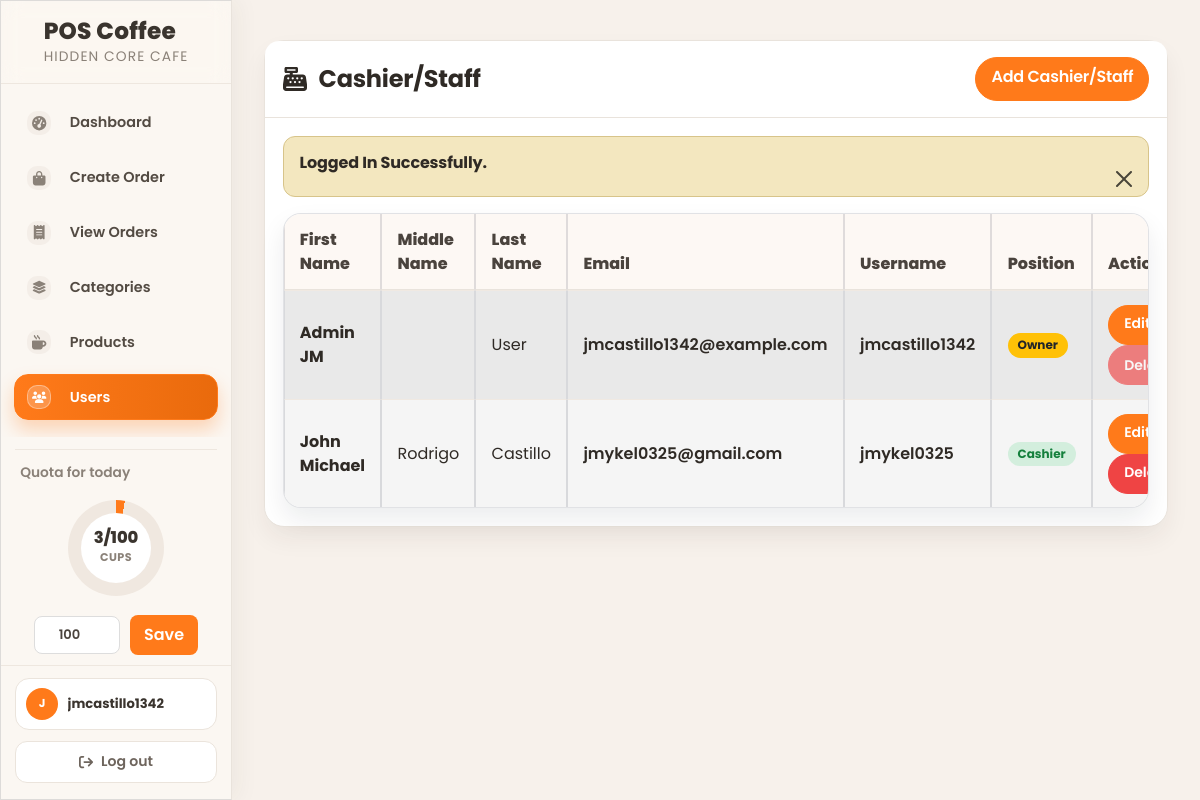
/admin/assets/admins.php (signed in), run on the app's committed database.
### tables this page shows
CREATE TABLE `daily_quota` (
  `id` int(11) NOT NULL,
  `quota_date` date NOT NULL,
  `target_cups` int(11) NOT NULL DEFAULT 0,
  `created_by` int(11) DEFAULT NULL,
  `created_at` datetime NOT NULL DEFAULT current_timestamp(),
  `updated_at` datetime NOT NULL DEFAULT current_timestamp() ON UPDATE current_timestamp()
);

CREATE TABLE `cashier_staff` (
  `id` int(3) NOT NULL,
  `first_name` varchar(191) NOT NULL,
  `middle_name` varchar(191) NOT NULL,
  `last_name` varchar(191) NOT NULL,
  `email` varchar(191) NOT NULL,
  `username` varchar(191) NOT NULL,
  `password` varchar(191) NOT NULL,
  `position` varchar(191) NOT NULL,
  `created_at` timestamp NOT NULL DEFAULT current_timestamp()
);

### admin/assets/authentication.php (called while the page is built, shortened)
<?php
if(isset($_SESSION['loggedIn'])){
    $username = validate($_SESSION['loggedInUser']['username']);
    $query = "SELECT * FROM cashier_staff WHERE username ='$username' LIMIT 1";
    $result = mysqli_query($conn, $query);
}else{
    redirect('../../login.php', 'Please, Login to continue...');
}
?>

### admin/assets/admins.php (the view, shortened to what this page needs)
<?php include ('includes/header.php'); ?>
<link rel="stylesheet" href="https://cdnjs.cloudflare.com/ajax/libs/font-awesome/6.0.0/css/all.min.css">
<div class="container-fluid px-4 hc-admin-page hc-admins-page">
    <div class="card mt-4 shadow-sm">
        <div class="card-header">
            <h4 class="mb-0">
                <i class="fas fa-cash-register"></i> Cashier/Staff
                <a href="admins-create.php" class="btn btn-primary float-end"> Add Cashier/Staff </a>
            </h4>
        </div>
        <div class="card-body">
            <?php
            $cashier_staff = getAll('cashier_staff');
            if(mysqli_num_rows($cashier_staff) > 0){
            ?>
            <div class="table-responsive">
                <table class="table table-striped table-bordered beige-table">
                    <thead>
                        <tr>
                            <th>First Name</th>
                            <th>Middle Name</th>
                            <th>Last Name</th>
                            <th>Email</th>
                            <th>Username</th>
                            <th>Position</th>
                            <th>Action</th>
                        </tr>
                    </thead>
                    <tbody>
                        <?php foreach($cashier_staff as $cashier_staffItem) :?>
                        <?php
                            $isSelf = ((int)($_SESSION['loggedInUser']['user_id'] ?? 0) === (int)$cashier_staffItem['id']);
                            $isSelfOwner = $isSelf && (strcasecmp((string)$cashier_staffItem['position'], 'Owner') === 0);
                        ?>
                        <tr>
                            <td><?= $cashier_staffItem['first_name'] ?></td>
                            <td><?= $cashier_staffItem['middle_name'] ?></td>
                            <td><?= $cashier_staffItem['last_name'] ?></td>
                            <td><?= $cashier_staffItem['email'] ?></td>
                            <td><?= $cashier_staffItem['username'] ?></td>
                            <td>
                                <span class="badge <?= strcasecmp((string)$cashier_staffItem['position'], 'Owner') === 0 ? 'bg-warning text-dark' : 'bg-success' ?>">
                                    <?= htmlspecialchars($cashier_staffItem['position']) ?>
                                </span>
                            </td>
                            <td>
                                <a href="cashier_staff-edit.php?id=<?= $cashier_staffItem['id']; ?>" class="btn btn-success btn-sm">Edit</a>
                                <?php if($isSelfOwner): ?>
                                    <button type="button" class="btn btn-danger btn-sm" disabled title="Owner cannot delete own account">Delete</button>
                                <?php else: ?>
                                    <a href="cashier_staff-delete.php?id=<?= $cashier_staffItem['id']; ?>" class="btn btn-danger btn-sm">Delete</a>
                                <?php endif; ?>
                            </td>
                        </tr>
                        <?php endforeach; ?>
                    </tbody>
                </table>
            </div>
            <?php
            } else {
                echo '<h4 class="mb-0">No Record Found</h4>';
            }
            ?>
        </div>
    </div>
</div>
<?php include('includes/footer.php'); ?>

### admin/assets/includes/sidebar.php (shortened to what this page needs)
<div id="layoutSidenav_nav">
    <nav class="sb-sidenav accordion sb-sidenav-dark" id="sidenavAccordion">
        <?php
            $isStaff = (($_SESSION['loggedInUser']['role'] ?? '') === 'staff');
            $homeLink = $isStaff ? 'orders-create.php' : 'dashboard.php';
            $currentPage = basename($_SERVER['PHP_SELF'] ?? '');
            $username = $_SESSION['loggedInUser']['username'] ?? 'User';
            $initialsSource = preg_replace('/[^a-zA-Z0-9 ]/', '', $username);
            $initialWords = preg_split('/\s+/', trim($initialsSource));
            $initials = '';
            foreach ($initialWords as $w) {
                if ($w !== '') {
                    $initials .= strtoupper(substr($w, 0, 1));
                }
            }
            $categoryPages = ['categories-create.php', 'categories.php', 'categories-edit.php'];
            $productPages = ['products-create.php', 'products.php', 'products-edit.php'];
            $cashierPages = ['admins.php', 'admins-edit.php'];
            $salesPages = ['sales-report.php'];
            $isCreateOrderActive = ($currentPage === 'orders-create.php');
            $isViewOrdersActive = ($currentPage === 'orders.php');
            $isCategoryActive = in_array($currentPage, $categoryPages, true);
            $isProductActive = in_array($currentPage, $productPages, true);
            $isCashierActive = in_array($currentPage, $cashierPages, true);
            $isSalesActive = in_array($currentPage, $salesPages, true);
            $isDashboardActive = ($currentPage === 'dashboard.php');
            $quotaCurrent = getTodaySoldCups();
            $quotaTarget = getTodayQuotaTarget();
            $quotaPercent = max(0, min(100, (int) round(($quotaCurrent / max(1, $quotaTarget)) * 100)));
        ?>
        <div class="hc-sidebar-brand">
            <div class="hc-brand-row">
                <a href="<?= $homeLink ?>" class="hc-brand-link">
                    <span class="hc-brand-text">
                        <span class="hc-brand-title">POS Coffee</span>
                        <span class="hc-brand-subtitle">Hidden Core Cafe</span>
                    </span>
                </a>
            </div>
        </div>
        <div class="sb-sidenav-menu">
            <div class="nav hc-nav hc-nav-main">
                <?php if ($isStaff): ?>
                    <a class="nav-link <?= $isCreateOrderActive ? 'active' : '' ?>" href="orders-create.php">
                        <div class="sb-nav-link-icon"><i class="fas fa-cart-plus"></i></div>
                        Create Order
                    </a>
                    <a class="nav-link <?= $isViewOrdersActive ? 'active' : '' ?>" href="orders.php">
                        <div class="sb-nav-link-icon"><i class="fas fa-receipt"></i></div>
                        View Orders
                    </a>
                    <a class="nav-link <?= $isSalesActive ? 'active' : '' ?>" href="sales-report.php">
                        <div class="sb-nav-link-icon"><i class="fas fa-chart-line"></i></div>
                        Sales Report
                    </a>
                <?php else: ?>
                    <a class="nav-link <?= $isDashboardActive ? 'active' : '' ?>" href="dashboard.php">
                        <div class="sb-nav-link-icon"><i class="fas fa-gauge-high"></i></div>
                        Dashboard
                    </a>
                    <a class="nav-link <?= $currentPage === 'orders-create.php' ? 'active' : '' ?>" href="orders-create.php">
                        <div class="sb-nav-link-icon"><i class="fas fa-bag-shopping"></i></div>
                        Create Order
                    </a>
                    <a class="nav-link <?= $currentPage === 'orders.php' ? 'active' : '' ?>" href="orders.php">
                        <div class="sb-nav-link-icon"><i class="fas fa-receipt"></i></div>
                        View Orders
                    </a>
                    <a class="nav-link <?= $isCategoryActive ? 'active' : '' ?>" href="categories.php">
                        <div class="sb-nav-link-icon"><i class="fas fa-layer-group"></i></div>
                        Categories
                    </a>
                    <a class="nav-link <?= $isProductActive ? 'active' : '' ?>" href="products.php">
                        <div class="sb-nav-link-icon"><i class="fas fa-mug-hot"></i></div>
                        Products
                    </a>
                    <a class="nav-link <?= $isCashierActive ? 'active' : '' ?>" href="admins.php">
                        <div class="sb-nav-link-icon"><i class="fas fa-users"></i></div>
                        Users
                    </a>
                    <a class="nav-link <?= $isSalesActive ? 'active' : '' ?>" href="sales-report.php">
                    </a>
                <?php endif; ?>
            </div>
        </div>
        <div class="hc-sidebar-status" style="--quotaPercent: <?= $quotaPercent ?>;">
            <div class="hc-status-label">Quota for today</div>
            <div class="hc-quota-ring">
                <div class="hc-quota-inner">
                    <div class="hc-quota-value"><?= (int) $quotaCurrent ?>/<?= (int) $quotaTarget ?></div>
                    <div class="hc-quota-unit">CUPS</div>
                </div>
            </div>
            <?php if(!$isStaff): ?>
                <form method="POST" class="quota-input-group">
                    <input
                        type="number"
                        min="0"
                        name="today_target_cups"
                        class="quota-input"
                        value="<?= (int) $quotaTarget ?>"
                        placeholder="Set target cups"
                        aria-label="Set today's quota target in cups"
                    >
                    <button type="submit" name="save_today_quota" class="quota-save-btn">Save</button>
                </form>
            <?php endif; ?>
        </div>
        <div class="sb-sidenav-footer">
            <div class="hc-account-card">
                <div class="hc-account-avatar"><?= htmlspecialchars($initials) ?></div>
                <div class="hc-account-meta">
                    <div class="hc-account-name"><?= htmlspecialchars($username) ?></div>
                </div>
            </div>
            <a href="../../logout.php" class="hc-logout-link">
                <i class="fas fa-arrow-right-from-bracket"></i>
                <span>Log out</span>
            </a>
        </div>
    </nav>
</div>

### admin/assets/css/custom.css (style rules this page uses)
:root { --hc-primary: #000000; --hc-secondary: #1A1A1A; --hc-bg: #FFFFFF; --hc-card: #F5F5F5; --hc-border: #E0E0E0; --hc-subtext: #555555; }
body { background-color: var(--hc-bg) !important; color: var(--hc-primary) !important; }
h1, h2, h3, h4, h5, h6, .h1, .h2, .h3, .h4, .h5, .h6 { color: var(--hc-primary) !important; }
.sb-sidenav { background-color: var(--hc-bg) !important; border-right: 1px solid var(--hc-border) !important; }
.sb-sidenav .sb-sidenav-menu-heading, .sb-sidenav .nav-link, .sb-sidenav .sb-nav-link-icon i, .sb-topnav .navbar-nav .nav-link, .sb-topnav .navbar-nav .nav-link i { color: var(--hc-primary) !important; }
.sb-sidenav .nav-link.active, .sb-sidenav .nav-link.active .sb-nav-link-icon i { background-color: var(--hc-primary) !important; color: #FFFFFF !important; }
.card { background-color: var(--hc-card) !important; border: 1px solid var(--hc-border) !important; }
.card-header { background-color: var(--hc-bg) !important; border-bottom: 1px solid var(--hc-border) !important; color: var(--hc-primary) !important; }
.btn-primary, .btn.btn-primary { background-color: var(--hc-primary) !important; border-color: var(--hc-primary) !important; color: #FFFFFF !important; }
table.beige-table, table.beige-table th, table.beige-table td { background-color: var(--hc-card) !important; color: var(--hc-primary) !important; border-color: var(--hc-border) !important; }
table.beige-table thead th { background-color: var(--hc-bg) !important; }
.btn-success, .btn-danger { background-color: var(--hc-primary) !important; border-color: var(--hc-primary) !important; color: #FFFFFF !important; }

### admin/assets/includes/sidebar.php (style rules this page uses)
#layoutSidenav_nav .sb-sidenav { background: #fbf7f2 !important; border-right: 1px solid #e9e3dc !important; box-shadow: 6px 0 22px rgba(58, 52, 46, 0.05) !important; }
#layoutSidenav_nav .hc-sidebar-brand { border-bottom: 1px solid #eee7df !important; padding: 1.15rem 1rem .95rem !important; }
#layoutSidenav_nav .hc-brand-link { flex-direction: row !important; align-items: center !important; gap: 0 !important; }
#layoutSidenav_nav .hc-brand-title { color: #3a342e !important; font-size: 1.45rem !important; font-weight: 800 !important; text-align: left !important; line-height: 1.05 !important; }
#layoutSidenav_nav .hc-brand-subtitle { color: #8a8178 !important; font-size: .86rem !important; text-align: left !important; letter-spacing: .08em !important; }
#layoutSidenav_nav .sb-sidenav .nav-link { min-height: 44px !important; border-radius: 14px !important; padding: .62rem .78rem !important; color: #534b43 !important; font-weight: 600 !important; border: 1px solid transparent !important; background: transparent !important; }
#layoutSidenav_nav .sb-sidenav .nav-link .sb-nav-link-icon { width: 24px !important; height: 24px !important; border-radius: 10px !important; background: #f4eee8 !important; }
#layoutSidenav_nav .sb-sidenav .nav-link.active { background: linear-gradient(90deg, var(--primary, #FF7A1A) 0%, var(--primary-hover, #E96A0C) 100%) !important; border-color: var(--primary, #FF7A1A) !important; color: #fff !important; box-shadow: 0 10px 18px rgba(255, 122, 26, 0.28) !important; }
#layoutSidenav_nav .sb-sidenav .nav-link.active .sb-nav-link-icon { background: rgba(255, 255, 255, 0.22) !important; border: 1px solid rgba(255, 255, 255, 0.35) !important; }
#layoutSidenav_nav .sb-sidenav .nav-link.active .sb-nav-link-icon i, #layoutSidenav_nav .sb-sidenav .nav-link.active .sb-nav-link-icon svg { color: #ffffff !important; fill: currentColor !important; opacity: 1 !important; }
#layoutSidenav_nav .sb-sidenav .nav-link.active::before { display: none !important; }
#layoutSidenav_nav .sb-sidenav-footer { background: #fbf7f2 !important; border-top: 1px solid #eee7df !important; }
#layoutSidenav_nav .quota-input-group { display: flex; align-items: center; gap: 10px; margin-top: 10px; }
#layoutSidenav_nav .quota-input { width: 86px; min-height: 34px !important; border-radius: 8px !important; border: 1px solid #ddd !important; background: #fff !important; color: #4a433d !important; text-align: center; font-weight: 600; font-size: .82rem !important; padding: 8px 10px !important; }
#layoutSidenav_nav .quota-save-btn { background: var(--primary, #FF7A1A) !important; color: #fff !important; border: none !important; min-height: 34px !important; padding: 8px 14px !important; border-radius: 8px !important; font-weight: 600 !important; cursor: pointer; transition: 0.2s; }

### data on the page
daily_quota: target_cups "100", today_target_cups "100"
cashier_staff: first_name "Admin JM", last_name "User", email "jmcastillo1342@example.com", username "jmcastillo1342", position "Owner", shows "Delete"
cashier_staff: first_name "John Michael", middle_name "Rodrigo", last_name "Castillo", email "jmykel0325@gmail.com", username "jmykel0325", position "Cashier"

### other printed values
$quotaCurrent "3"
$initials "J"
$username "jmcastillo1342"
$_SESSION['status'] "Logged In Successfully."
